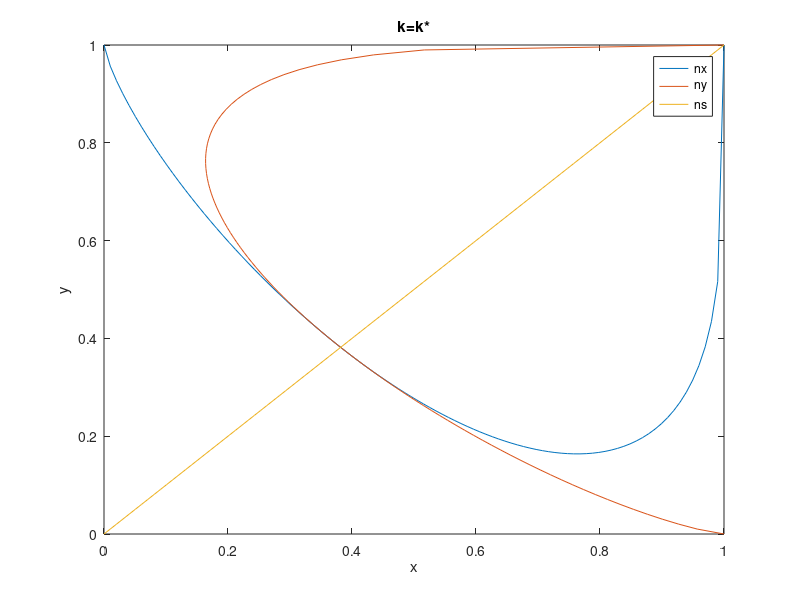

Recreate this plot in MATLAB.
a = 1.31;
kstar = (2*a-2)/(2*a-1);
k = kstar;
x = linspace(0,1);
y1 = 1-(x.*(1-x).^(a-1)./(1-k)).^(1/a);
plot(x, y1); hold on;
plot(y1, x); hold on;
plot(x, x); hold on;
xlabel('x');
ylabel('y');
legend('nx', 'ny', 'ns')
if k > kstar
    title('k > k*')
elseif k < kstar
    title('k < k*')
else
    title('k=k*')
end